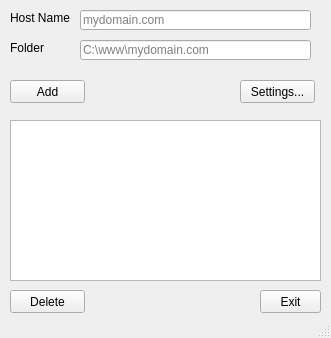
<?xml version="1.0" encoding="UTF-8"?>
<ui version="4.0">
 <class>MainWindow</class>
 <widget class="QMainWindow" name="MainWindow">
  <property name="geometry">
   <rect>
    <x>0</x>
    <y>0</y>
    <width>331</width>
    <height>338</height>
   </rect>
  </property>
  <property name="minimumSize">
   <size>
    <width>331</width>
    <height>338</height>
   </size>
  </property>
  <property name="maximumSize">
   <size>
    <width>331</width>
    <height>338</height>
   </size>
  </property>
  <property name="windowTitle">
   <string>MainWindow</string>
  </property>
  <property name="windowIcon">
   <iconset resource="resources.qrc">
    <normaloff>:/main/cat</normaloff>:/main/cat</iconset>
  </property>
  <widget class="QWidget" name="centralWidget">
   <widget class="QLabel" name="label">
    <property name="geometry">
     <rect>
      <x>10</x>
      <y>10</y>
      <width>91</width>
      <height>16</height>
     </rect>
    </property>
    <property name="text">
     <string>Host Name</string>
    </property>
   </widget>
   <widget class="QLineEdit" name="hostName">
    <property name="geometry">
     <rect>
      <x>80</x>
      <y>10</y>
      <width>231</width>
      <height>20</height>
     </rect>
    </property>
    <property name="placeholderText">
     <string>mydomain.com</string>
    </property>
   </widget>
   <widget class="QLineEdit" name="folderName">
    <property name="geometry">
     <rect>
      <x>80</x>
      <y>40</y>
      <width>231</width>
      <height>20</height>
     </rect>
    </property>
    <property name="placeholderText">
     <string>C:\www\mydomain.com</string>
    </property>
   </widget>
   <widget class="QLabel" name="label_2">
    <property name="geometry">
     <rect>
      <x>10</x>
      <y>40</y>
      <width>61</width>
      <height>16</height>
     </rect>
    </property>
    <property name="text">
     <string>Folder</string>
    </property>
   </widget>
   <widget class="QPushButton" name="addButton">
    <property name="geometry">
     <rect>
      <x>10</x>
      <y>80</y>
      <width>75</width>
      <height>23</height>
     </rect>
    </property>
    <property name="text">
     <string>Add</string>
    </property>
   </widget>
   <widget class="QPushButton" name="settingsButton">
    <property name="geometry">
     <rect>
      <x>240</x>
      <y>80</y>
      <width>75</width>
      <height>23</height>
     </rect>
    </property>
    <property name="text">
     <string>Settings...</string>
    </property>
   </widget>
   <widget class="QPushButton" name="exitButton">
    <property name="geometry">
     <rect>
      <x>260</x>
      <y>290</y>
      <width>61</width>
      <height>23</height>
     </rect>
    </property>
    <property name="text">
     <string>Exit</string>
    </property>
   </widget>
   <widget class="QListView" name="existingHosts">
    <property name="geometry">
     <rect>
      <x>10</x>
      <y>120</y>
      <width>311</width>
      <height>161</height>
     </rect>
    </property>
   </widget>
   <widget class="QPushButton" name="deleteButton">
    <property name="enabled">
     <bool>true</bool>
    </property>
    <property name="geometry">
     <rect>
      <x>10</x>
      <y>290</y>
      <width>75</width>
      <height>23</height>
     </rect>
    </property>
    <property name="text">
     <string>Delete</string>
    </property>
   </widget>
  </widget>
  <widget class="QStatusBar" name="statusBar"/>
 </widget>
 <layoutdefault spacing="6" margin="11"/>
 <resources>
  <include location="resources.qrc"/>
 </resources>
 <connections/>
</ui>
